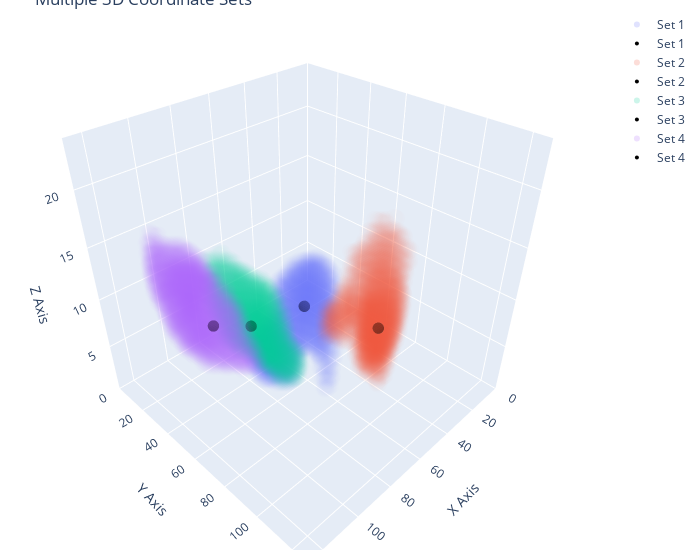

Here is the notebook cell this chart was saved with:
### Markdown cell above
## Make 3D plot of glomeruli for specific individual
Assess how much segments span x,y,z axes

### Code cell
fig = go.Figure()

colors = px.colors.qualitative.Plotly
  
# make copy of array
X = np.copy(A_ORL_mats[3])

# Iterate over datasets, adding each to the figure
for i in range(X.shape[1]): # columns of X are segments

  
  X_tmp = X[:,i]
  thresh = np.quantile(X_tmp[X_tmp>0], 0.75)
  X_tmp[X_tmp < thresh] = 0

  X_tmp = np.reshape(X_tmp, (params['z_dim'], params['x_dim'], params['y_dim']))
  z, x, y = np.nonzero(X_tmp)

  # get coordinate of the element with the maximum value
  z_max, x_max, y_max = np.unravel_index(np.argmax(X_tmp, axis=None), X_tmp.shape)
  z_max, x_max, y_max = [z_max], [x_max], [y_max] # Convert to list to match the shape of the other arrays
  fig.add_trace(go.Scatter3d(x=x, y=y, z=z,
                              mode='markers',
                              marker=dict(size=6, opacity=0.01, color=colors[i]),
                              name=f'Set {i+1}'))  # Name each set for the legend
  fig.add_trace(go.Scatter3d(x=x_max, y=y_max, z=z_max,
                              mode='markers',
                              marker=dict(size=4, opacity=1, color='black'),
                              name=f'Set {i+1}'))  # Name each set for the legend

# Update layout with axis limits and title
fig.update_layout(scene=dict(
                    xaxis=dict(title='X Axis', range=[0, 128]),
                    yaxis=dict(title='Y Axis', range=[0, 128]),
                    zaxis=dict(title='Z Axis', range=[0, 24]),
                    aspectmode='manual',
                    aspectratio=dict(x=1, y=1, z=1)),  # Adjust z aspect ratio according to the z range),
                  title='Multiple 3D Coordinate Sets',
                  width=700,
                  margin=dict(r=20, b=10, l=10, t=10))

# Show the plot
fig.show()

### Figure 1 — Plotly figure (JSON) as saved in the notebook; plotly's stock layout.template omitted (floating-point values rounded to 4 significant figures; data arrays with more than 128 entries replaced by an {"elided": "..."} marker saying what was removed)
{"data": [{"marker": {"color": "#636EFA", "opacity": 0.01, "size": 6}, "mode": "markers", "name": "Set 1", "type": "scatter3d", "x": {"elided": "4429 int values"}, "y": {"elided": "4429 int values"}, "z": {"elided": "4429 int values"}}, {"marker": {"color": "black", "opacity": 1, "size": 4}, "mode": "markers", "name": "Set 1", "type": "scatter3d", "x": [73], "y": [71], "z": [11]}, {"marker": {"color": "#EF553B", "opacity": 0.01, "size": 6}, "mode": "markers", "name": "Set 2", "type": "scatter3d", "x": {"elided": "5132 int values"}, "y": {"elided": "5132 int values"}, "z": {"elided": "5132 int values"}}, {"marker": {"color": "black", "opacity": 1, "size": 4}, "mode": "markers", "name": "Set 2", "type": "scatter3d", "x": [57], "y": [98], "z": [10]}, {"marker": {"color": "#00CC96", "opacity": 0.01, "size": 6}, "mode": "markers", "name": "Set 3", "type": "scatter3d", "x": {"elided": "4882 int values"}, "y": {"elided": "4882 int values"}, "z": {"elided": "4882 int values"}}, {"marker": {"color": "black", "opacity": 1, "size": 4}, "mode": "markers", "name": "Set 3", "type": "scatter3d", "x": [89], "y": [55], "z": [9]}, {"marker": {"color": "#AB63FA", "opacity": 0.01, "size": 6}, "mode": "markers", "name": "Set 4", "type": "scatter3d", "x": {"elided": "6132 int values"}, "y": {"elided": "6132 int values"}, "z": {"elided": "6132 int values"}}, {"marker": {"color": "black", "opacity": 1, "size": 4}, "mode": "markers", "name": "Set 4", "type": "scatter3d", "x": [104], "y": [49], "z": [10]}], "layout": {"margin": {"b": 10, "l": 10, "r": 20, "t": 10}, "scene": {"aspectmode": "manual", "aspectratio": {"x": 1, "y": 1, "z": 1}, "xaxis": {"range": [0, 128], "title": {"text": "X Axis"}}, "yaxis": {"range": [0, 128], "title": {"text": "Y Axis"}}, "zaxis": {"range": [0, 24], "title": {"text": "Z Axis"}}}, "title": {"text": "Multiple 3D Coordinate Sets"}, "width": 700}}
